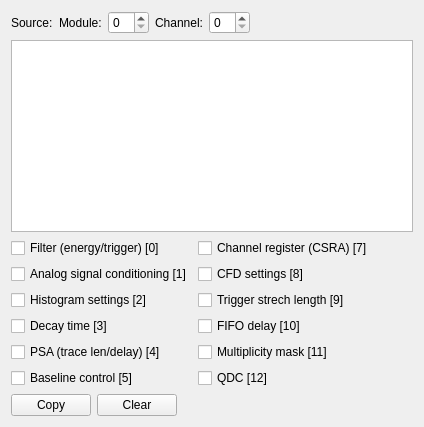
          <widget class="QWidget" name="tab_4">
           <attribute name="title">
            <string>Copy settings</string>
           </attribute>
           <layout class="QGridLayout" name="gridLayout_5">
            <item row="0" column="0">
             <layout class="QVBoxLayout" name="verticalLayout_25">
              <item>
               <layout class="QHBoxLayout" name="horizontalLayout_45">
                <item>
                 <widget class="QLabel" name="label_31">
                  <property name="text">
                   <string>Source:</string>
                  </property>
                 </widget>
                </item>
                <item>
                 <layout class="QHBoxLayout" name="horizontalLayout_40">
                  <item>
                   <widget class="QLabel" name="mod_label_2">
                    <property name="text">
                     <string>Module:</string>
                    </property>
                   </widget>
                  </item>
                  <item>
                   <widget class="QSpinBox" name="source_module"/>
                  </item>
                 </layout>
                </item>
                <item>
                 <layout class="QHBoxLayout" name="horizontalLayout_43">
                  <item>
                   <widget class="QLabel" name="mod_label_3">
                    <property name="text">
                     <string>Channel:</string>
                    </property>
                   </widget>
                  </item>
                  <item>
                   <widget class="QSpinBox" name="source_channel"/>
                  </item>
                 </layout>
                </item>
                <item>
                 <spacer name="horizontalSpacer_8">
                  <property name="orientation">
                   <enum>Qt::Orientation::Horizontal</enum>
                  </property>
                  <property name="sizeHint" stdset="0">
                   <size>
                    <width>40</width>
                    <height>20</height>
                   </size>
                  </property>
                 </spacer>
                </item>
               </layout>
              </item>
              <item>
               <widget class="QTableWidget" name="tableWidget"/>
              </item>
              <item>
               <layout class="QHBoxLayout" name="horizontalLayout_44">
                <item>
                 <layout class="QVBoxLayout" name="verticalLayout_23">
                  <item>
                   <widget class="QCheckBox" name="cpSet_0">
                    <property name="text">
                     <string>Filter (energy/trigger) [0]</string>
                    </property>
                   </widget>
                  </item>
                  <item>
                   <widget class="QCheckBox" name="cpSet_1">
                    <property name="text">
                     <string>Analog signal conditioning [1]</string>
                    </property>
                   </widget>
                  </item>
                  <item>
                   <widget class="QCheckBox" name="cpSet_2">
                    <property name="text">
                     <string>Histogram settings [2]</string>
                    </property>
                   </widget>
                  </item>
                  <item>
                   <widget class="QCheckBox" name="cpSet_3">
                    <property name="text">
                     <string>Decay time [3]</string>
                    </property>
                   </widget>
                  </item>
                  <item>
                   <widget class="QCheckBox" name="cpSet_4">
                    <property name="text">
                     <string>PSA (trace len/delay) [4]</string>
                    </property>
                   </widget>
                  </item>
                  <item>
                   <widget class="QCheckBox" name="cpSet_5">
                    <property name="text">
                     <string>Baseline control [5]</string>
                    </property>
                   </widget>
                  </item>
                 </layout>
                </item>
                <item>
                 <layout class="QVBoxLayout" name="verticalLayout_24">
                  <item>
                   <widget class="QCheckBox" name="cpSet_7">
                    <property name="text">
                     <string>Channel register (CSRA) [7]</string>
                    </property>
                   </widget>
                  </item>
                  <item>
                   <widget class="QCheckBox" name="cpSet_8">
                    <property name="text">
                     <string>CFD settings [8]</string>
                    </property>
                   </widget>
                  </item>
                  <item>
                   <widget class="QCheckBox" name="cpSet_9">
                    <property name="text">
                     <string>Trigger strech length [9]</string>
                    </property>
                   </widget>
                  </item>
                  <item>
                   <widget class="QCheckBox" name="cpSet_10">
                    <property name="text">
                     <string>FIFO delay [10]</string>
                    </property>
                   </widget>
                  </item>
                  <item>
                   <widget class="QCheckBox" name="cpSet_11">
                    <property name="text">
                     <string>Multiplicity mask [11]</string>
                    </property>
                   </widget>
                  </item>
                  <item>
                   <widget class="QCheckBox" name="cpSet_12">
                    <property name="text">
                     <string>QDC [12]</string>
                    </property>
                   </widget>
                  </item>
                 </layout>
                </item>
                <item>
                 <spacer name="horizontalSpacer_9">
                  <property name="orientation">
                   <enum>Qt::Orientation::Horizontal</enum>
                  </property>
                  <property name="sizeHint" stdset="0">
                   <size>
                    <width>40</width>
                    <height>20</height>
                   </size>
                  </property>
                 </spacer>
                </item>
               </layout>
              </item>
              <item>
               <layout class="QHBoxLayout" name="horizontalLayout_46">
                <item>
                 <widget class="QPushButton" name="CopyButton">
                  <property name="text">
                   <string>Copy</string>
                  </property>
                 </widget>
                </item>
                <item>
                 <widget class="QPushButton" name="ClearButton">
                  <property name="text">
                   <string>Clear</string>
                  </property>
                 </widget>
                </item>
                <item>
                 <spacer name="horizontalSpacer_10">
                  <property name="orientation">
                   <enum>Qt::Orientation::Horizontal</enum>
                  </property>
                  <property name="sizeHint" stdset="0">
                   <size>
                    <width>40</width>
                    <height>20</height>
                   </size>
                  </property>
                 </spacer>
                </item>
               </layout>
              </item>
              <item>
               <spacer name="verticalSpacer_4">
                <property name="orientation">
                 <enum>Qt::Orientation::Vertical</enum>
                </property>
                <property name="sizeHint" stdset="0">
                 <size>
                  <width>20</width>
                  <height>0</height>
                 </size>
                </property>
               </spacer>
              </item>
             </layout>
            </item>
           </layout>
          </widget>
